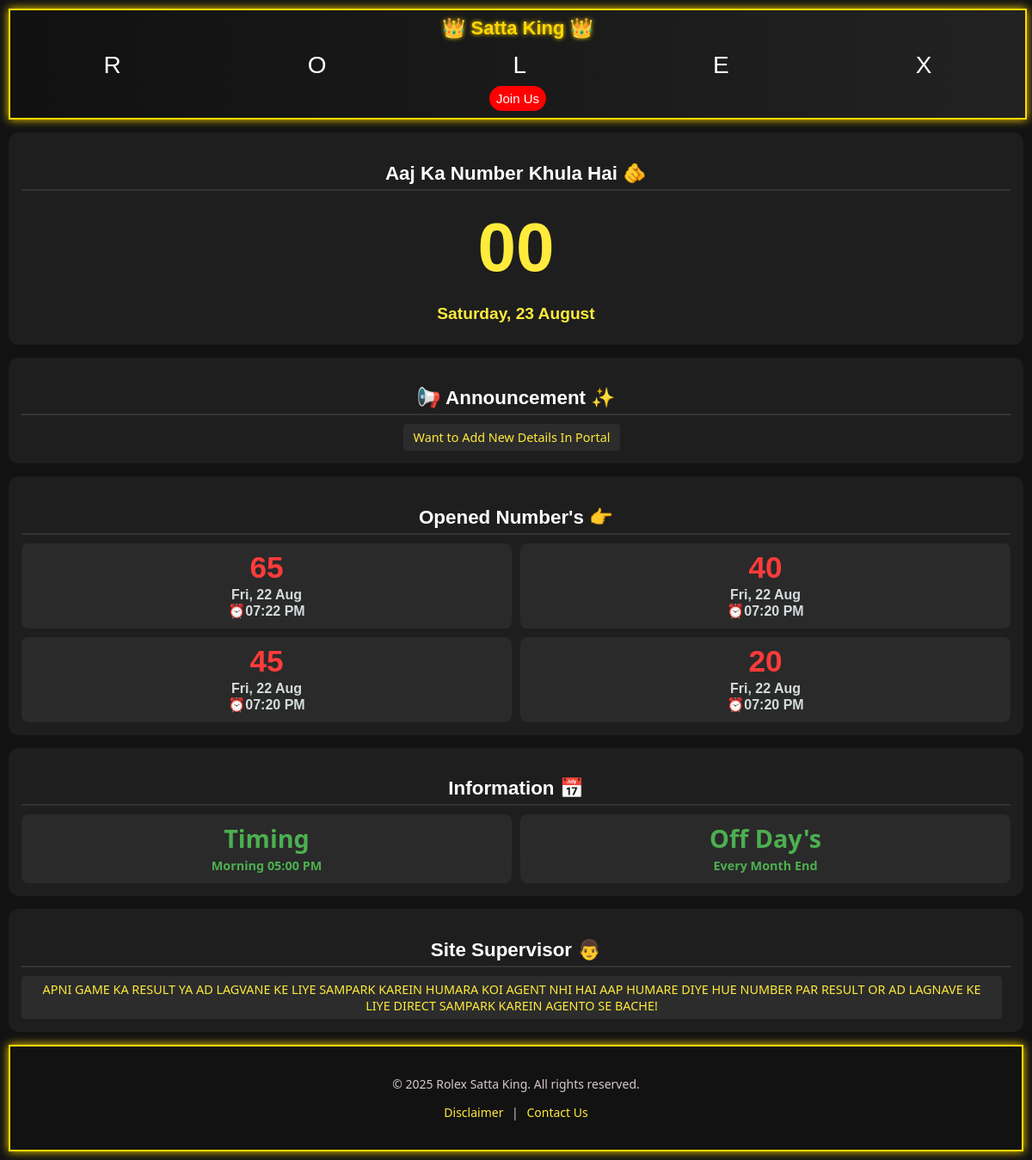
The page / on the database its author committed.
### home/models.py (models this page shows, shortened)
class Rolex_Number(models.Model):
    No_id = models.AutoField(primary_key=True)
    User = models.ForeignKey(User, on_delete=models.CASCADE)
    Today_Number = models.CharField(max_length=20)
    Sign = models.CharField(max_length=7, choices=Warning_CHOICES)
    Description = models.TextField(max_length=50)
    Created_at = models.DateTimeField(editable=False)
    Upload_to = models.DateTimeField(editable=False)
    Month = models.CharField(max_length=3, choices=MONTH_CHOICES, blank=True, editable=False)
    Year = models.CharField(max_length=4, choices=YEAR_CHOICES, blank=True, editable=False)
    Week = models.CharField(max_length=3, choices=WEEK_CHOICES, blank=True, editable=False)
    def __str__(self):
        return self.Description

### home/views.py (the view)
# urls.py: path("", views.index, name='home'),
def index(request):
    secret=Rolex_Number.objects.all()
    print(secret)
    data={
        'secret': secret
    }
    return render(request, 'index.html', context=data)

### templates/index.html (shortened to what this page needs)
<!DOCTYPE html>
<html lang="en">
  <head>
  </head>
  <body>
    <div class="banner">
      <div class="headline">👑 Satta King 👑</div>
      <div class="numbers">
        <span>R</span>
        <span>O</span>
        <span>L</span>
        <span>E</span>
        <span>X</span>
      </div>
      <div class="play-button">Join Us</div>
    </div>
    <div class="section">
      <h2>Aaj Ka Number Khula Hai 🫵</h2>
      {% for s in secret %}
        {% if forloop.last %}
          <div class="main-number">{{ s.Today_Number }}</div>
          <div class="main-number2">{{ s.Created_at|date:'l, d F' }}</div>
        {% endif %}
      {% endfor %}
    </div>
    <div class="section">
      <h2>📢 Announcement ✨</h2>
      <div class="pagination">
        <a href="/">
          {% for s in secret %}
            {% if forloop.last %}
              {{ s.Description }}
            {% endif %}
          {% endfor %}
        </a>
      </div>
    </div>
    <div class="section">
      <h2>Opened Number's 👉</h2>
      <div class="columns">
        {% with reversed_list=secret|dictsortreversed:"Created_at" %}
  {% for s in reversed_list|slice:"1:7" %}
    <div class="box">
      {{ s.Today_Number }}
      <p class="innerb">
        {{ s.Created_at|date:'D, d M' }}<br>
        ⏰{{ s.Created_at|date:'h:i A' }}
      </p>
    </div>
  {% endfor %}
{% endwith %}
      </div>
    </div>
    <div class="section">
      <h2> Information 📅</h2>
      <div class="columns">
        <div class="box2" style="color:#4caf50;">Timing <br>
          <div class="box4" style="color:#4caf50;">Morning 05:00 PM</div>
        </div>
        <div class="box2" style="color:#4caf50;">Off Day's <br>
          <div class="box4" style="color:#4caf50;">Every Month End</div>
        </div>
      </div>
    </div>
    <div class="section">
      <h2>Site Supervisor 👨</h2>
      <div class="pagination">
        <a href="/">APNI GAME KA RESULT YA AD LAGVANE KE LIYE SAMPARK KAREIN HUMARA KOI AGENT NHI HAI AAP HUMARE DIYE HUE NUMBER PAR RESULT OR AD LAGNAVE KE LIYE DIRECT SAMPARK KAREIN AGENTO SE BACHE!</a>
      </div>
    </div>
    <footer class="site-footer">
      <div class="footer-content">
        <p>&copy; 2025 Rolex Satta King. All rights reserved.</p>
        <p>
          <a href="/about">Disclaimer</a> |
          <a href="/">Contact Us</a>
        </p>
      </div>
    </footer>
  </body>
</html>

### templates/index.html (style rules this page uses)
body { margin: 0; font-family: 'Segoe UI', Arial, sans-serif; background: #121212; color: #fff; padding: 10px; }
.banner { width: 100%; height: 125px; margin-bottom: 15px; background: linear-gradient(90deg, #111, #222); color: #fff; font-family: 'Arial', sans-serif; overflow: hidden; position: relative; border: 2px solid gold; box-shadow: 0 0 10px gold; }
.headline { text-align: center; font-size: 22px; font-weight: bold; padding-top: 8px; color: gold; text-shadow: 0 0 5px #ffd700; animation: glow 1.5s infinite alternate; }
.numbers { display: flex; justify-content: space-around; font-size: 28px; margin-top: 14px; }
.numbers span { animation: flicker 1s infinite; }
.play-button { position: absolute; bottom: 8px; left: 50%; transform: translateX(-50%); background: red; color: white; padding: 6px 8px; font-size: 15px; border-radius: 20px; animation: pulse 1.2s infinite; }
.section { background: #1e1e1e; border-radius: 12px; padding: 15px; margin-bottom: 15px; }
.section h2 { font-size: 1.4rem; font-family: 'Arial', sans-serif; margin-bottom: 10px; text-align: center; border-bottom: 2px solid #333; padding-bottom: 5px; }
.main-number { font-size: 7.5rem; font-weight: bold; text-align: center; font-family: 'Arial Black', Gadget, sans-serif; color: #ffeb3b; margin: 20px 0; animation: pop 1.2s ease-in-out infinite alternate; }
.main-number2 { font-size: 1.2rem; font-weight: bold; text-align: center; font-family: 'Arial', sans-serif; margin: 10px 0; color: #ffeb3bff; animation: pop 1.2s ease-in-out infinite alternate; }
.columns { display: grid; grid-template-columns: repeat(2, 1fr); gap: 10px; }
.box { background: #2a2a2a; padding: 8px; text-align: center; font-family: 'Arial Black', Gadget, sans-serif; border-radius: 8px; font-size: 2.8rem; font-weight: bold; color: #ff3b3bff; }
.innerb { font-size: 1.0rem; font-family: 'Arial', Gadget, sans-serif; color: #d5dcddff; margin: 3px; font-weight: bold; }
.box2 { background: #2a2a2a; padding: 8px; text-align: center; border-radius: 8px; font-size: 1.8rem; font-weight: bold; color: #ffeb3b; }
.box4 { background: #2a2a2a; padding: 3px; text-align: center; border-radius: 8px; font-size: 0.9rem; font-weight: bold; }
.pagination { display: flex; justify-content: center; gap: 8px; margin-top: 10px; }
.pagination a { text-decoration: none; background: #333; color: #fff; font-family: 'Segoe UI', Arial, sans-serif; padding: 6px 12px; border-radius: 6px; font-size: 0.9rem; }
.pagination a { color: #ffeb3b; text-align: center; font-family: 'Segoe UI', Arial, sans-serif; margin-right: 10px; text-decoration: none; padding: 6px 12px; border-radius: 4px; background-color: #2c2c2c; }
.site-footer { background-color: #121212; border: 2px solid gold; box-shadow: 0 0 10px gold; padding: 20px; text-align: center; font-size: 14px; color: #d5c9c9ff; }
.site-footer a { color: #ffeb3b; text-decoration: none; margin: 0 6px; }
@media (min-width: 768px) { .main-number { font-size: 5rem; } }
@media (min-width: 768px) { .box { font-size: 2.2rem; } }
@media (min-width: 768px) { .section h2 { font-size: 1.4rem; } }

### rows shown on the page
Rolex_Number: Today_Number "00", Created_at "Saturday, 23 August", Description "Want to Add New Details In Portal"
Rolex_Number: Today_Number "65", Created_at "Fri, 22 Aug", Created_at "07:22 PM"
Rolex_Number: Today_Number "40", Created_at "Fri, 22 Aug", Created_at "07:20 PM"
Rolex_Number: Today_Number "45", Created_at "Fri, 22 Aug", Created_at "07:20 PM"
Rolex_Number: Today_Number "20", Created_at "Fri, 22 Aug", Created_at "07:20 PM"
